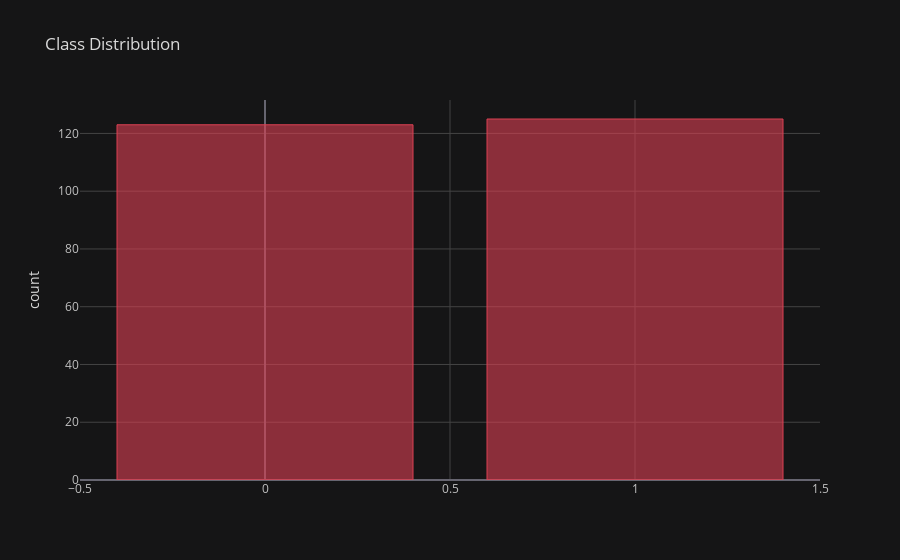

Notebook source saved alongside this figure:
### Markdown cell above
PLOTS

### Code cell
df.groupby('pred').count()['age'].iplot(kind='bar',title='Class Distribution', yTitle='count', theme='solar', color='red')

### Figure 1 — Plotly figure (JSON) as saved in the notebook; plotly's stock layout.template omitted (floating-point values rounded to 4 significant figures)
{"data": [{"marker": {"color": "rgba(219, 64, 82, 0.6)", "line": {"color": "rgba(219, 64, 82, 1.0)", "width": 1}}, "name": "age", "orientation": "v", "text": "", "type": "bar", "x": [0, 1], "y": [123, 125]}], "layout": {"legend": {"bgcolor": "#151516", "font": {"color": "#D9D9D9"}}, "paper_bgcolor": "#151516", "plot_bgcolor": "#151516", "title": {"font": {"color": "#D9D9D9"}, "text": "Class Distribution"}, "xaxis": {"gridcolor": "#434343", "showgrid": true, "tickfont": {"color": "#C2C2C2"}, "title": {"font": {"color": "#D9D9D9"}, "text": ""}, "zerolinecolor": "#666570"}, "yaxis": {"gridcolor": "#434343", "showgrid": true, "tickfont": {"color": "#C2C2C2"}, "title": {"font": {"color": "#D9D9D9"}, "text": "count"}, "zerolinecolor": "#666570"}}}
